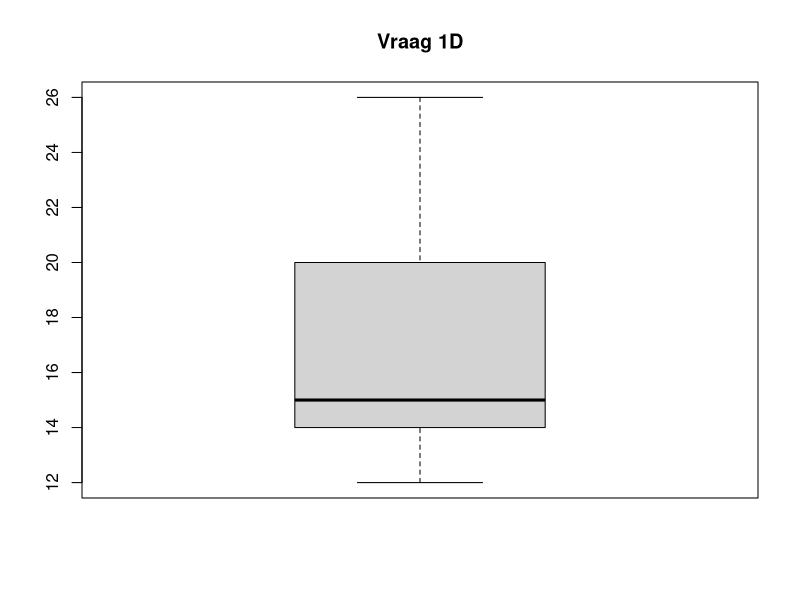
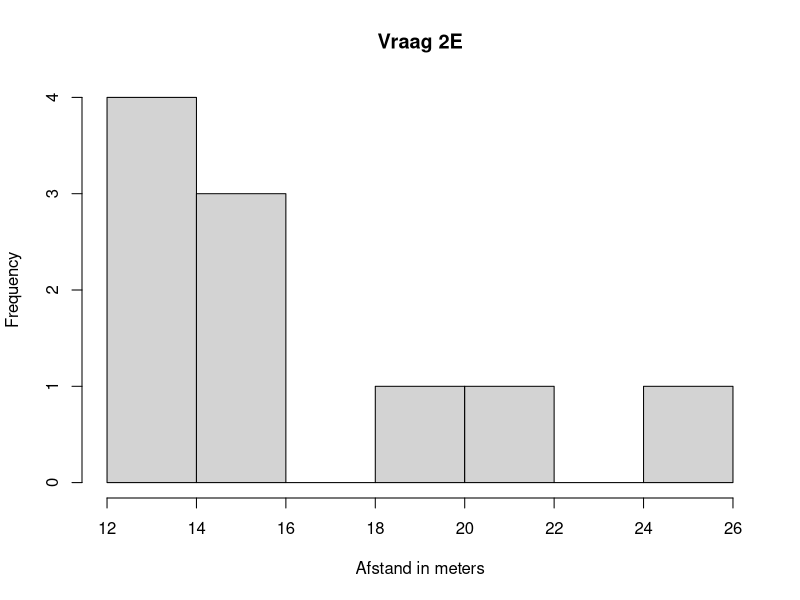
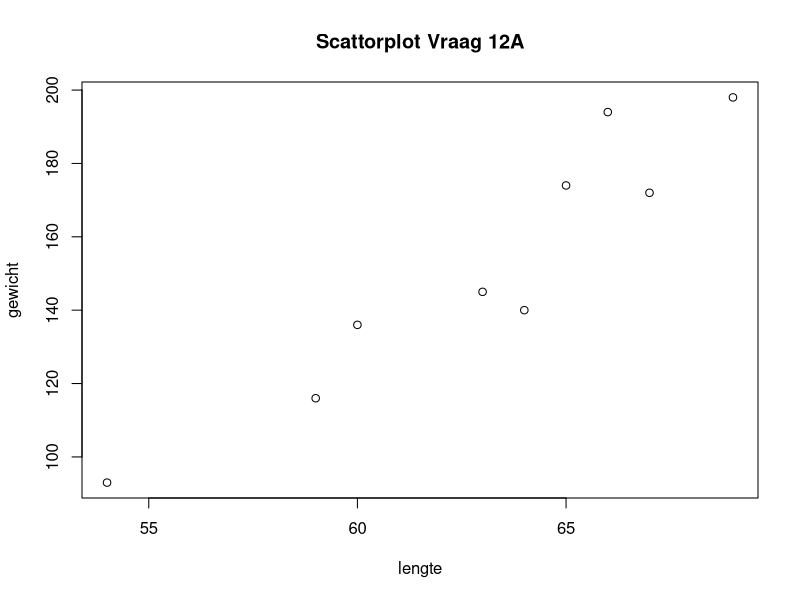
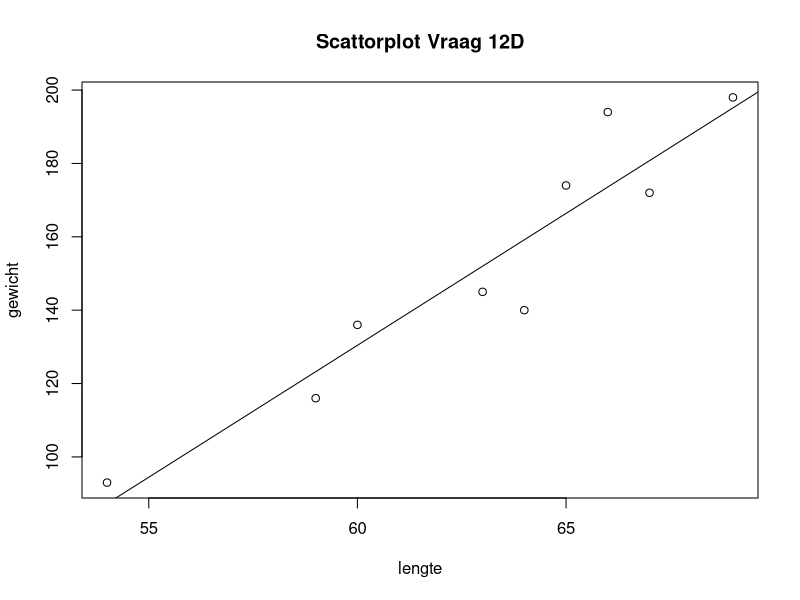

The R source for these figures, in order:
## ---- chunk 1
knitr::opts_chunk$set(echo = TRUE)
## ---- chunk 2
d <- c(14, 15, 13, 21, 15, 14, 26, 16, 20, 12)
## ---- chunk 3
median(d)
## ---- chunk 4
mean(d)
## ---- chunk 5
IQR(d)
## ---- chunk 6
boxplot(d, main="Vraag 1D")
## ---- chunk 7
var(d)
## ---- chunk 8
sd(d)
## ---- chunk 9
range(d)
## ---- chunk 10
fivenum(d)
## ---- chunk 11
hist(d, main="Vraag 2E", xlab="Afstand in meters")
## ---- chunk 12
d <- c(18.4, 22.2, 24.5, 26.4, 27.5, 28.7, 30.6, 32.9, 32.9, 34.0, 34.8, 37.5, 42.1, 45.5, 45.5)
## ---- chunk 13
dbinom(x=6, size=6, prob=0.91)
dbinom(x=0, size=6, prob=0.91)
dbinom(x=1, size=6, prob=0.09)
## ---- chunk 14

## ---- chunk 15
obs <- matrix(c(10, 25, 10 , 10, 23, 8), nrow=3)
dimnames(obs) <- list(Stats = c("Aantal", "Gemiddelde tijd", "SD"), Conditie = c("Antibioticum", "controle"))
(obs.table <- as.table(obs))
## ---- chunk 16
obs <- matrix(c(60, 50, 78.42 , 81.44, 2.87, 3.52), nrow=2)
dimnames(obs) <- list(Geslacht = c("Mannen", "Vrouwen"), Stats = c("Aantal", "Gemiddelde", "SD"))
(obs.table <- as.table(obs))
## ---- chunk 17
obs <- matrix(c(21, 8, 21, 15), nrow=2)
dimnames(obs) <- list(Koeien = c("Aantal koeien", "Aantal koeien drachtig"), Middel = c("Middel A", "Middel B"))
(obs.table <- as.table(obs))
## ---- chunk 18

## ---- chunk 19
lengte <- c(60, 69, 66, 64, 54, 67, 59, 65, 63)
gewicht <- c(136, 198, 194, 140, 93, 172, 116, 174, 145)
## ---- chunk 20
plot(lengte, gewicht, main="Scattorplot Vraag 12A")
## ---- chunk 21
cor(lengte, gewicht)
## ---- chunk 22
lm(gewicht~lengte)
## ---- chunk 23
plot(lengte, gewicht, main="Scattorplot Vraag 12D")
abs <- lm(gewicht~lengte)
abline(abs)
